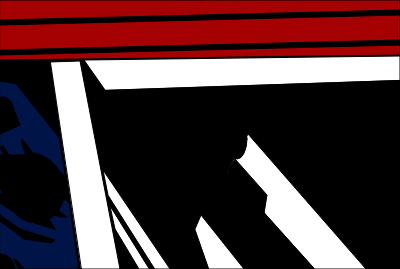
Frame 1 (no input)
Frame 60 (no input): identical to frame 1, image omitted
Frame 120 (the mouse pressed at the canvas centre since frame 60): identical to frame 1, image omitted

The p5.js sketch that drew this single still picture (run headless with seeded random() and noise() and a simulated clock; from frame 60 on, the mouse is pressed at the canvas centre):

// p5.js sketch
// ── sketch.js
function setup() {
    createCanvas (400,269);
  
  }
  
  function draw() {
background(0);


fill("white")
quad(50,62, 80,61, 120,269, 80,269)
quad(108,195, 103,170, 170,269, 155,269)
quad(110,206, 115,229, 139, 269, 149,269)
quad(195,229, 201,215, 244,269, 209,269,)
quad(227,171, 248,134, 366,269, 315, 269)
quad(105,90, 84,60, 400,56, 400,80)

fill("black")
ellipse(237,139, 20,40)
quad(227,171, 235,159, 267,195, 263,220)
quad(50,62, 45,62, 77,269, 81,269)

fill(165,1,2,255)
quad(0,0, 400,0, 400,10, 0,20)
quad(0,50, 400,40, 400,15, 0,25)
quad(0,55, 400,45, 400,55, 0,60)

fill(0,20,71,255)
quad(0,63, 48,62, 79,269, 0,269)



fill("black")
rotate(6)
ellipse(-27,106, 20,25)

rotate(-6)
quad(0,114, 15,112, 20,125, 0,134)
quad(0,63, 48,62, 61,140)
quad(0,63, 48,62, 53,90, 0,81)

rotate(6)
ellipse(-20,190, 60,70)

rotate(-6)
ellipse(0,269, 30,30)
quad(0,155, 41,155, 66,177, 69,202)
quad(0,155, 10,155, 6,200, 0,188)
quad(0,147, 3,146, 10,156, 5,156)
quad(22,139, 34,154, 26,155, 22,145)
quad(0,193, 38,219, 29,222, 0,203)
quad(57,209, 67,217, 59,217, 52,213)
quad(48,218, 56,230, 32,222)
quad(0,215, 20,229, 24,239, 0,221 )
quad(20,229, 55,240, 51,243, 24,239)
quad(14,259, 17,260, 24,269, 19,269 )
  } 
